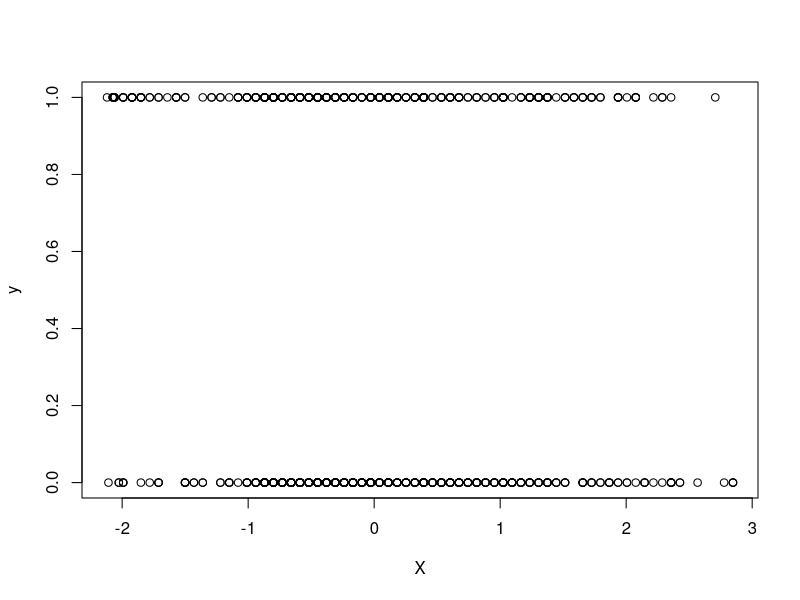

The R script that drew this image: (Note: this script raises an error after producing the figure.)
# Questions 3.2 to 3.5 Modeling non-Gaussian observations
rm(list = ls())
# Set seed for reproducible results
set.seed(2112)
library(tidyverse)

#---------------------------------------------------------------------
# Data: survival data from the Titanic

titanic <- read_csv('titanic.csv')
summary(titanic)

titanic <- na.omit(titanic) # Age has 447 NAs
y <- as.matrix(ifelse(titanic$Survived == "Yes",1,0))
X <- as.matrix(scale(titanic$Age))
plot(X, y)
n <- nrow(y)
p <- ncol(X)

#---------------------------------------------------------------------

sig <- function(a){
  # Sigmoid Function of a
  1 / (1 + exp(a))
}

n.log.lik <- function(y, X, beta){
  # Negative log likelihood of the posterior
  (beta * beta) / 2 + 
    sum((1 - y) * X * beta + log(1 + exp(-(X * beta)))) 
}

MAP <- optim(0, function(beta) - MAP(y, X, beta), method = "Brent", lower = -1, upper = 1)
MAP$par 
